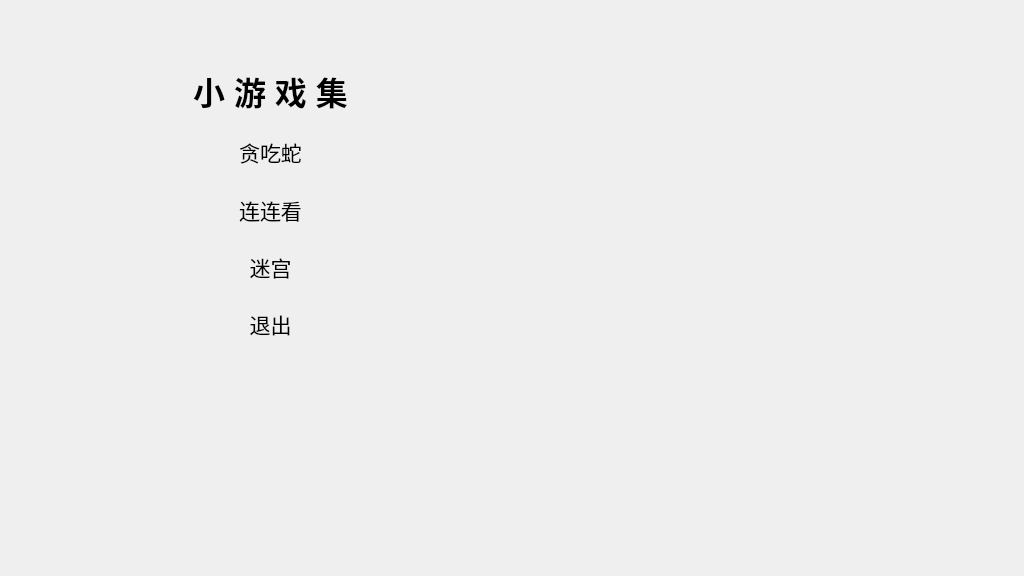
<?xml version="1.0" encoding="UTF-8"?>
<ui version="4.0">
 <class>MainWindow</class>
 <widget class="QMainWindow" name="MainWindow">
  <property name="geometry">
   <rect>
    <x>0</x>
    <y>0</y>
    <width>1024</width>
    <height>576</height>
   </rect>
  </property>
  <property name="minimumSize">
   <size>
    <width>1024</width>
    <height>576</height>
   </size>
  </property>
  <property name="maximumSize">
   <size>
    <width>1024</width>
    <height>576</height>
   </size>
  </property>
  <property name="font">
   <font>
    <family>微软雅黑</family>
    <pointsize>9</pointsize>
   </font>
  </property>
  <property name="cursor">
   <cursorShape>ArrowCursor</cursorShape>
  </property>
  <property name="contextMenuPolicy">
   <enum>Qt::NoContextMenu</enum>
  </property>
  <property name="windowTitle">
   <string>MainWindow</string>
  </property>
  <property name="autoFillBackground">
   <bool>false</bool>
  </property>
  <widget class="QWidget" name="centralwidget">
   <widget class="QFrame" name="gridFrame">
    <property name="geometry">
     <rect>
      <x>10</x>
      <y>10</y>
      <width>521</width>
      <height>391</height>
     </rect>
    </property>
    <layout class="QGridLayout" name="gridLayout" columnstretch="0,0,0">
     <property name="sizeConstraint">
      <enum>QLayout::SetDefaultConstraint</enum>
     </property>
     <property name="leftMargin">
      <number>40</number>
     </property>
     <property name="topMargin">
      <number>40</number>
     </property>
     <property name="rightMargin">
      <number>40</number>
     </property>
     <property name="bottomMargin">
      <number>40</number>
     </property>
     <property name="spacing">
      <number>0</number>
     </property>
     <item row="7" column="1">
      <spacer name="verticalSpacer_5">
       <property name="orientation">
        <enum>Qt::Vertical</enum>
       </property>
       <property name="sizeHint" stdset="0">
        <size>
         <width>20</width>
         <height>40</height>
        </size>
       </property>
      </spacer>
     </item>
     <item row="5" column="1">
      <spacer name="verticalSpacer_4">
       <property name="orientation">
        <enum>Qt::Vertical</enum>
       </property>
       <property name="sizeHint" stdset="0">
        <size>
         <width>20</width>
         <height>40</height>
        </size>
       </property>
      </spacer>
     </item>
     <item row="4" column="1">
      <widget class="QPushButton" name="btnSnake">
       <property name="font">
        <font>
         <family>微软雅黑</family>
         <pointsize>16</pointsize>
        </font>
       </property>
       <property name="cursor">
        <cursorShape>PointingHandCursor</cursorShape>
       </property>
       <property name="text">
        <string>贪吃蛇</string>
       </property>
       <property name="autoDefault">
        <bool>false</bool>
       </property>
       <property name="flat">
        <bool>true</bool>
       </property>
      </widget>
     </item>
     <item row="6" column="1">
      <widget class="QPushButton" name="btnLinks">
       <property name="font">
        <font>
         <family>微软雅黑</family>
         <pointsize>16</pointsize>
        </font>
       </property>
       <property name="cursor">
        <cursorShape>PointingHandCursor</cursorShape>
       </property>
       <property name="text">
        <string>连连看</string>
       </property>
       <property name="flat">
        <bool>true</bool>
       </property>
      </widget>
     </item>
     <item row="2" column="1">
      <widget class="QLabel" name="label">
       <property name="font">
        <font>
         <family>Arial</family>
         <pointsize>24</pointsize>
         <weight>75</weight>
         <bold>true</bold>
        </font>
       </property>
       <property name="text">
        <string>小 游 戏 集</string>
       </property>
       <property name="textFormat">
        <enum>Qt::AutoText</enum>
       </property>
       <property name="alignment">
        <set>Qt::AlignCenter</set>
       </property>
      </widget>
     </item>
     <item row="6" column="0">
      <spacer name="horizontalSpacer">
       <property name="orientation">
        <enum>Qt::Horizontal</enum>
       </property>
       <property name="sizeHint" stdset="0">
        <size>
         <width>40</width>
         <height>20</height>
        </size>
       </property>
      </spacer>
     </item>
     <item row="8" column="1">
      <widget class="QPushButton" name="btnMaze">
       <property name="font">
        <font>
         <family>微软雅黑</family>
         <pointsize>16</pointsize>
        </font>
       </property>
       <property name="cursor">
        <cursorShape>PointingHandCursor</cursorShape>
       </property>
       <property name="text">
        <string>迷宫</string>
       </property>
       <property name="flat">
        <bool>true</bool>
       </property>
      </widget>
     </item>
     <item row="1" column="1">
      <spacer name="verticalSpacer">
       <property name="orientation">
        <enum>Qt::Vertical</enum>
       </property>
       <property name="sizeHint" stdset="0">
        <size>
         <width>20</width>
         <height>40</height>
        </size>
       </property>
      </spacer>
     </item>
     <item row="9" column="1">
      <spacer name="verticalSpacer_6">
       <property name="orientation">
        <enum>Qt::Vertical</enum>
       </property>
       <property name="sizeHint" stdset="0">
        <size>
         <width>20</width>
         <height>40</height>
        </size>
       </property>
      </spacer>
     </item>
     <item row="6" column="2">
      <spacer name="horizontalSpacer_2">
       <property name="orientation">
        <enum>Qt::Horizontal</enum>
       </property>
       <property name="sizeHint" stdset="0">
        <size>
         <width>40</width>
         <height>20</height>
        </size>
       </property>
      </spacer>
     </item>
     <item row="10" column="1">
      <widget class="QPushButton" name="btnExit">
       <property name="font">
        <font>
         <family>微软雅黑</family>
         <pointsize>16</pointsize>
        </font>
       </property>
       <property name="cursor">
        <cursorShape>PointingHandCursor</cursorShape>
       </property>
       <property name="text">
        <string>退出</string>
       </property>
       <property name="flat">
        <bool>true</bool>
       </property>
      </widget>
     </item>
     <item row="3" column="1">
      <spacer name="verticalSpacer_3">
       <property name="orientation">
        <enum>Qt::Vertical</enum>
       </property>
       <property name="sizeHint" stdset="0">
        <size>
         <width>20</width>
         <height>40</height>
        </size>
       </property>
      </spacer>
     </item>
     <item row="11" column="1">
      <spacer name="verticalSpacer_2">
       <property name="orientation">
        <enum>Qt::Vertical</enum>
       </property>
       <property name="sizeHint" stdset="0">
        <size>
         <width>20</width>
         <height>40</height>
        </size>
       </property>
      </spacer>
     </item>
    </layout>
   </widget>
  </widget>
 </widget>
 <resources/>
 <connections/>
</ui>
